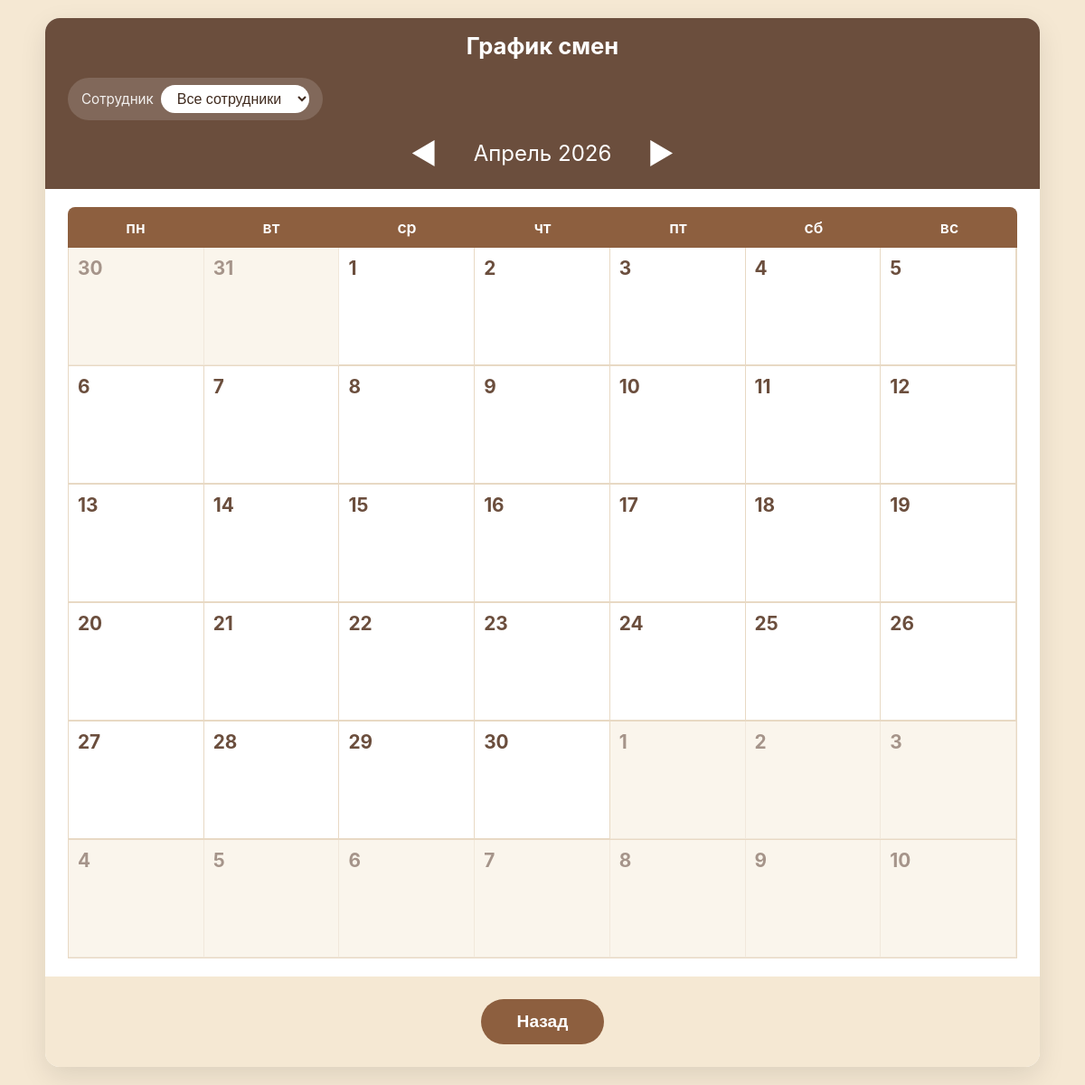
The page /schedule (signed in) on the database as committed earlier.
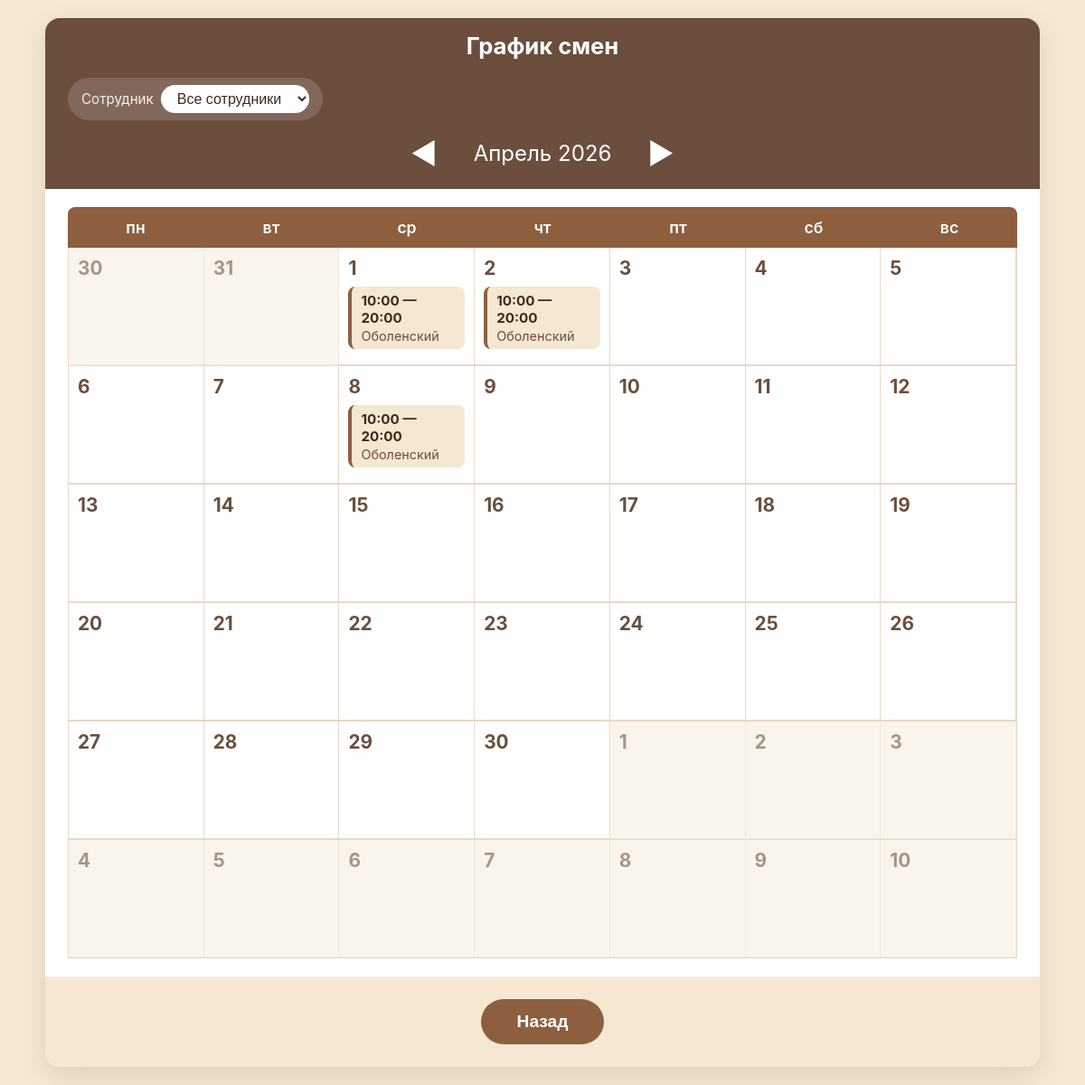
The same page on the database as committed later.
### tables this page shows
CREATE TABLE Smena(
            ID INTEGER PRIMARY KEY NOT NULL,
            Date DATE NOT NULL,
            Planovoe_nachalo TIME NOT NULL,
            Planovoe_okonchanie TIME NOT NULL,
            Dlitelnost TIME NOT NULL,
            ID_Sotrudnik INTEGER NOT NULL,
            FOREIGN KEY (ID_Sotrudnik) REFERENCES Sotrudnik (ID)
        );

CREATE TABLE Sotrudnik(
            ID INTEGER PRIMARY KEY NOT NULL,
            Family NVARCHAR(50) NOT NULL,
            Name NVARCHAR(30) NOT NULL,
            Otchestvo NVARCHAR(30) NOT NULL,
            Phone NVARCHAR(12),
            Work_phone NVARCHAR(12) NOT NULL,
            Address_email NVARCHAR(150), 
            ID_Role INTEGER NOT NULL,
            ID_Doljnost INTEGER NOT NULL,
            ID_Pol INTEGER NOT NULL,
            FOREIGN KEY (ID_Role) REFERENCES Role (ID),
            FOREIGN KEY (ID_Doljnost) REFERENCES Doljnost (ID),
            FOREIGN KEY (ID_Pol) REFERENCES Pol (ID)
        );

### main.py (the view, shortened to what this page needs)
@app.route('/schedule', methods=['GET', 'POST'])
def schedule_page():
    if 'Data' not in session:
        if request.method == 'POST':
            return jsonify({'success': False, 'error': 'Не авторизован'}), 401
        return redirect('/login')
    year = request.args.get('year', datetime.now().year, type=int)
    month = request.args.get('month', datetime.now().month, type=int)
    data = DB_utils.get_shifts(year, month)
    return render_template('smeny.html', weeks=data['weeks'],
                           year=data['year'], month_name=data['month_name'],
                           employees=data['employees'], prev_year=data['prev_year'],
                           prev_month=data['prev_month'], next_year=data['next_year'],
                           next_month=data['next_month'])

### DB_utils.py (called while the page is built)
def get_employee_by_ID(id):
    connection = sqlite3.connect('kotocafe.db', check_same_thread=False)
    cursor = connection.cursor()
    if id==0:
        d = cursor.execute('''
                SELECT Family FROM Sotrudnik
            ''').fetchall()
        return d
    else:
        d = cursor.execute('''
            SELECT Family FROM Sotrudnik WHERE ID = ?
        ''', (id,)).fetchone()
        return d[0]

### templates/smeny.html (shortened to what this page needs)
<!DOCTYPE html>
<html lang="ru">
<head>
    <link rel="stylesheet" href="{{ url_for('static', filename='smeny.css') }}">
</head>
<body>
    <div class="app-container">
        <div class="header">
            <div class="header-top">
              <h1 class="title">График смен</h1>
                <div class="employee-select">
                    <label>Сотрудник</label>
                    <select id="employee-select" onchange="filterByEmployee()">
                        <option value="">Все сотрудники</option>
                    </select>
                </div>
            </div>
            <div class="month-header">
                <a href="/schedule?year={{ prev_year }}&month={{ prev_month }}" class="month-arrow">◀</a>
                <span class="month-name">{{ month_name }} {{ year }}</span>
                <a href="/schedule?year={{ next_year }}&month={{ next_month }}" class="month-arrow">▶</a>
            </div>
        </div>
        <div class="calendar">
            <div class="weekdays">
                <div class="weekday">пн</div>
                <div class="weekday">вт</div>
                <div class="weekday">ср</div>
                <div class="weekday">чт</div>
                <div class="weekday">пт</div>
                <div class="weekday">сб</div>
                <div class="weekday">вс</div>
            </div>
            {% for week in weeks %}
            <div class="week">
                {% for day in week %}
                <div
                    class="day
                           {% if not day.is_current_month %}other-month{% endif %}
                           {% if day.is_current_month %}current-month clickable{% endif %}"
                    data-date="{{ day.date }}"
                    {% if day.is_current_month %}onclick="openAddModal('{{ day.date }}')"{% endif %}>
                    <div class="day-number">
                        {{ day.day }}
                    </div>
                    <div class="shifts-container">
    {% for shift in day.shifts %}
    <div class="shift"
         data-id="{{ shift.id }}"
         data-date="{{ day.date }}"
         data-employee="{{ shift.employee }}"
         data-start="{{ shift.start }}"
         data-end="{{ shift.end }}"
         onclick="openEditModal(this)"
         style="cursor: pointer;">
        <div class="shift-time">{{ shift.start }} — {{ shift.end }}</div>
        <div class="shift-employee">{{ shift.employee }}</div>
    </div>
    {% endfor %}
</div>
                </div>
                {% endfor %}
            </div>
            {% endfor %}
        </div>
        <div class="footer-buttons">
            <button onclick="history.back()" class="btn btn-back">Назад</button>
        </div>
    </div>
</body>
</html>

Rows that differ between the two databases and show on the page:
added Smena: start "10:00", end "20:00"
now on this page (row unchanged): Sotrudnik: employee "Оболенский" "Оболенский" "Оболенский"
added Smena: start "10:00", end "20:00"
added Smena: start "10:00", end "20:00"
